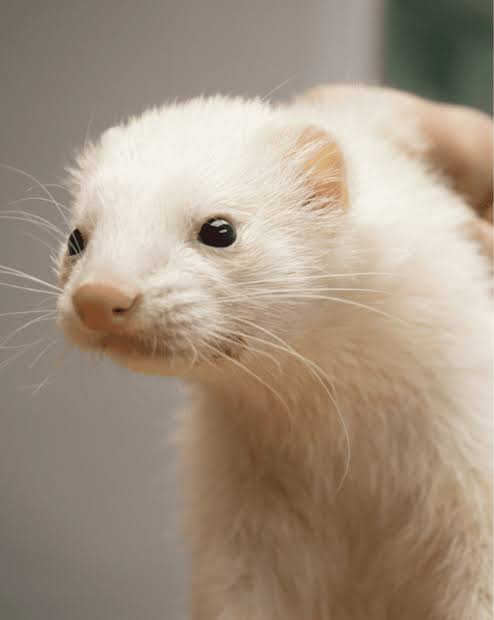
#> input picture PCD 6/albino.jpg, 494 x 620 px
$ python rotation.py
#> lines starting #> are read from the running program, lines starting #| are printed output that depends on the picture
import cv2
import matplotlib.pyplot as plt

img = cv2.imread("albino.jpg")
#> img is the input picture: shape (620, 494, 3); mean B, G, R 130.2, 147.7, 163.7
img = cv2.cvtColor(img, cv2.COLOR_BGR2RGB)

tinggi, lebar = img.shape[:2]
#> tinggi = 620; lebar = 494

# Menentukan titik pusat
pusat = (lebar // 2, tinggi // 2)
#> pusat = (247, 310)

# Rotasi 180 derajat
M = cv2.getRotationMatrix2D(
    pusat, 180, 1.0
)

hasil = cv2.warpAffine(
    img, M, (lebar, tinggi)
)
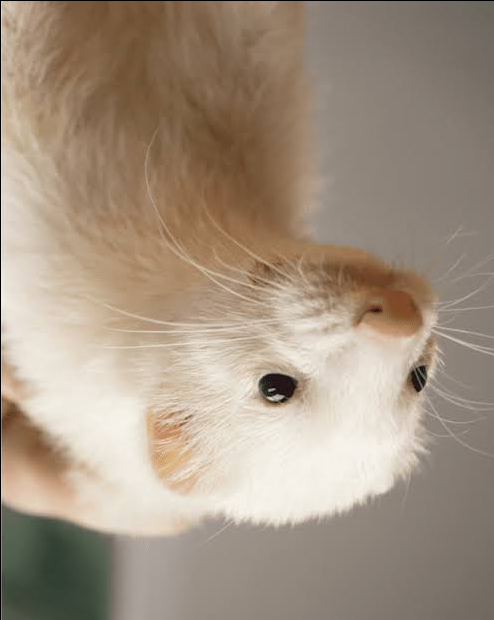
#> hasil: shape (620, 494, 3); mean R, G, B 163.3, 147.3, 129.8

plt.figure(figsize=(10, 5))

plt.subplot(1, 2, 1)
plt.imshow(img)
plt.title("Citra Asli")
plt.axis("off")

plt.subplot(1, 2, 2)
plt.imshow(hasil)
plt.title("Rotasi 180 Derajat")
plt.axis("off")

plt.show()
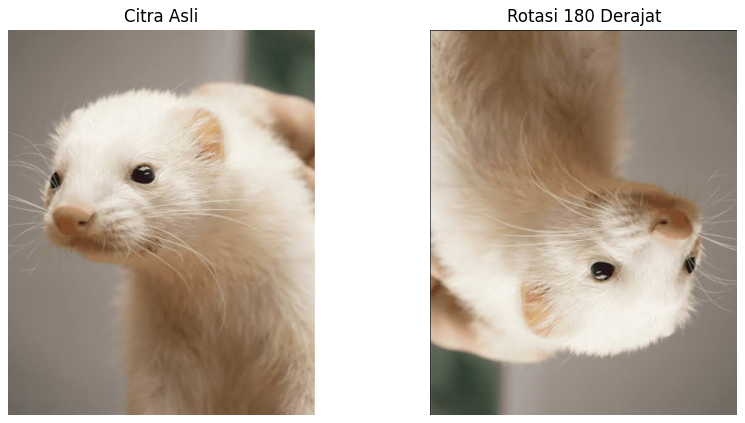
#> figure drawn by matplotlib, 2 panels
